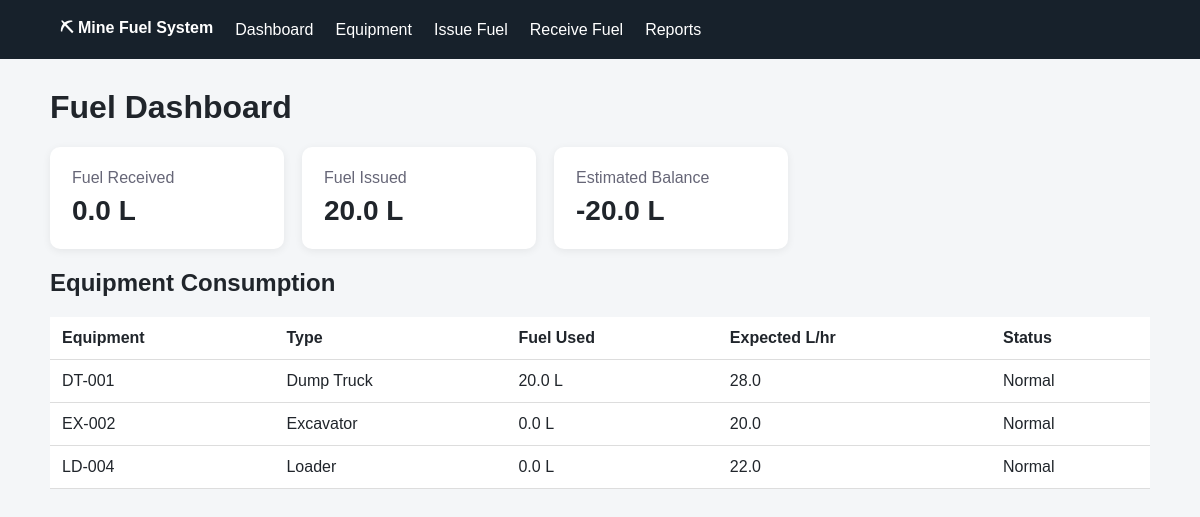
The page / on the database its author committed.
### tables this page shows
CREATE TABLE equipment (
        id INTEGER PRIMARY KEY AUTOINCREMENT,
        code TEXT UNIQUE NOT NULL,
        type TEXT NOT NULL,
        fuel_type TEXT NOT NULL,
        expected_lph REAL DEFAULT 0
    );

### app.py (the view)
@app.route("/")
def dashboard():
    conn = db()
    received = conn.execute("SELECT COALESCE(SUM(litres),0) FROM fuel_receipts").fetchone()[0]
    issued = conn.execute("SELECT COALESCE(SUM(litres),0) FROM fuel_issues").fetchone()[0]
    equipment = conn.execute("""
        SELECT e.*, COALESCE(SUM(f.litres),0) AS litres
        FROM equipment e LEFT JOIN fuel_issues f ON e.id=f.equipment_id
        GROUP BY e.id ORDER BY e.code
    """).fetchall()
    conn.close()
    return render_template("dashboard.html", received=received, issued=issued,
                           balance=received-issued, equipment=equipment)

### app.py (called while the page is built)
def db():
    conn = sqlite3.connect(DB)
    conn.row_factory = sqlite3.Row
    return conn

### templates/dashboard.html
{% extends "base.html" %}{% block content %}
<h1>Fuel Dashboard</h1>
<div class="cards">
<div><span>Fuel Received</span><strong>{{ "%.1f"|format(received) }} L</strong></div>
<div><span>Fuel Issued</span><strong>{{ "%.1f"|format(issued) }} L</strong></div>
<div><span>Estimated Balance</span><strong>{{ "%.1f"|format(balance) }} L</strong></div>
</div>
<h2>Equipment Consumption</h2>
<table><tr><th>Equipment</th><th>Type</th><th>Fuel Used</th><th>Expected L/hr</th><th>Status</th></tr>
{% for e in equipment %}
<tr><td>{{e.code}}</td><td>{{e.type}}</td><td>{{"%.1f"|format(e.litres)}} L</td>
<td>{{e.expected_lph}}</td><td>{% if e.litres > e.expected_lph*30 %}<b class="warn">Review</b>{% else %}Normal{% endif %}</td></tr>
{% endfor %}</table>
{% endblock %}

### templates/base.html (shortened to what this page needs)
<!doctype html>
<html>
<head>
<link rel="stylesheet" href="{{ url_for('static', filename='style.css') }}">
</head>
<body>
<nav><b>⛏ Mine Fuel System</b>
<a href="/">Dashboard</a><a href="/equipment">Equipment</a><a href="/issue">Issue Fuel</a>
<a href="/receipt">Receive Fuel</a><a href="/reports">Reports</a></nav>
<main>
{% block content %}{% endblock %}
</main>
</body></html>

### static/style.css (style rules this page uses)
body { font-family:Arial,sans-serif;margin:0;background:#f4f6f8;color:#20252b }
nav { background:#17212b;color:white;padding:16px 5%;display:flex;gap:22px;align-items:center;flex-wrap:wrap }
nav a { color:white;text-decoration:none }
main { max-width:1100px;margin:30px auto;padding:0 20px }
.cards { display:flex;gap:18px;flex-wrap:wrap }
.cards div { background:white;padding:22px;border-radius:10px;min-width:190px;box-shadow:0 2px 8px #0001 }
.cards span { display:block;color:#667 }
.cards strong { font-size:28px;display:block;margin-top:8px }
table { width:100%;border-collapse:collapse;background:white;margin-top:15px }
th,td { padding:12px;border-bottom:1px solid #ddd;text-align:left }

### rows shown on the page
equipment: code "DT-001", type "Dump Truck", litres "20.0", expected_lph "28.0", shows "Normal"
equipment: code "EX-002", type "Excavator", litres "0.0", expected_lph "20.0", shows "Normal"
equipment: code "LD-004", type "Loader", litres "0.0", expected_lph "22.0", shows "Normal"

### other values the page prints
{{ "%.1f"|format(received) }} "0.0"
{{ "%.1f"|format(issued) }} "20.0"
{{ "%.1f"|format(balance) }} "-20.0"
